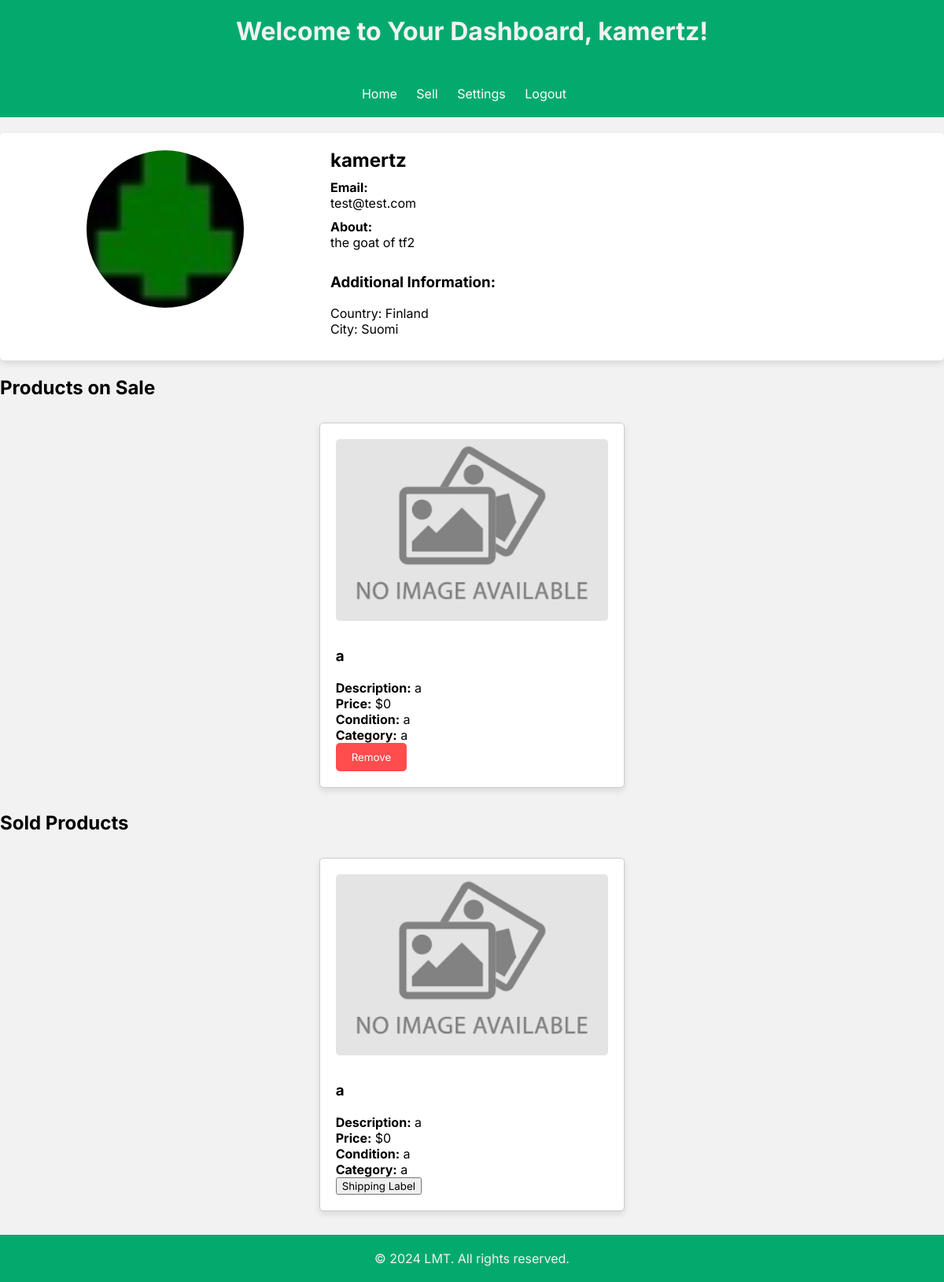
Page /pages/profile/profile.php (signed in) on the committed database.
### tables this page shows
CREATE TABLE users (
    id INTEGER PRIMARY KEY AUTOINCREMENT,
    username VARCHAR(100) NOT NULL,
    email VARCHAR(255) NOT NULL,
    password VARCHAR NOT NULL,
    permissions VARCHAR(50) NOT NULL DEFAULT 'user',
    created_at TIMESTAMP DEFAULT CURRENT_TIMESTAMP,
    small_description VARCHAR(255),
    country Varchar(50),
    city VARCHAR(50) ,
    phone_number VARCHAR(13) UNIQUE,
    image VARCHAR DEFAULT '../../../assets/Default_pfp.svg.png'
);

CREATE TABLE products(
    id INTEGER PRIMARY KEY AUTOINCREMENT,
    title VARCHAR(255) NOT NULL,
    description TEXT NOT NULL,
    price DECIMAL(10, 2) NOT NULL,
    condition VARCHAR(50),
    category VARCHAR(100),
    seller_id INT NOT NULL,
    quantity INTEGER DEFAULT 1,
    created_at TIMESTAMP DEFAULT CURRENT_TIMESTAMP,
    updated_at TIMESTAMP DEFAULT CURRENT_TIMESTAMP
);

CREATE TABLE images(
    id INTEGER PRIMARY KEY AUTOINCREMENT,
    title VARCHAR(50) REFERENCES products(title),
    img_url VARCHAR DEFAULT '../../assets/images.png',--remover isto da db
    carousel_img VARCHAR DEFAULT '../../assets/images.png',
    product_id INTEGER,
    FOREIGN KEY (product_id) REFERENCES products(id)
);

CREATE TABLE sold_products (
    id INTEGER PRIMARY KEY AUTOINCREMENT,
    product_id INTEGER NOT NULL,
    user_id INTEGER NOT NULL,
    seller_id INTEGER NOT NULL,
    FOREIGN KEY (product_id) REFERENCES products(id),
    FOREIGN KEY (user_id) REFERENCES users(id),
    FOREIGN KEY (seller_id) REFERENCES users(id)
);

### pages/profile/profile.php (called while the page is built, shortened)
<?php
require_once '../../database/read_tables.php';
require_once '../../common/dashboard_header.php';
require_once '../../common/dashboard_footer.php';
require_once '../../templates/profile_page.php';
require_once '../../utils/getters.php';
$db = getDatabaseConnection();
$username = $_SESSION['username'];
$row = getUserByUsername($db, $username);
$is_admin = $row['permissions'] === 'admin';
$is_seller = $row['permissions'] === 'seller';
$products = getProductsBySellerId($db, $row['id']);
$sold_products = getSoldProductsBySellerId($db, $row['id']);
draw_header($username,$is_admin, $is_seller,"profile");
draw_profile_main($row, $username, $products, $sold_products, $db);
draw_footer()
?>

### utils/getters.php (called while the page is built, shortened)
<?php
function getUserByUsername($db, $username)
{
    $query = "SELECT * FROM users WHERE username = :username";
    $stmt = $db->prepare($query);
    $stmt->bindParam(":username", $username);
    $stmt->execute();
    $row = $stmt->fetch(PDO::FETCH_ASSOC);
    return $row;
}
function getProductsBySellerId($db, $sellerId)
{
    $product_query = "SELECT * FROM products WHERE seller_id = :seller_id";
    $product_stmt = $db->prepare($product_query);
    $product_stmt->bindParam(":seller_id", $sellerId);
    $product_stmt->execute();
    $products = $product_stmt->fetchAll(PDO::FETCH_ASSOC);
    return $products;
}
function fetchData($db, $query, $params = [])
{
    $stmt = $db->prepare($query);
    $stmt->execute($params);
    return $stmt->fetch(PDO::FETCH_ASSOC);
}
    function getSoldProductsBySellerId($db, $sellerId) {
        $query = "
            SELECT sp.*, p.title AS product_title, u.username AS buyer_username
            FROM sold_products sp
            JOIN products p ON sp.product_id = p.id
            JOIN users u ON sp.user_id = u.id
            WHERE sp.seller_id = :seller_id ";
        $stmt = $db->prepare($query);
        $stmt->bindParam(":seller_id", $sellerId, PDO::PARAM_INT);
        $stmt->execute();
        $sold_products = $stmt->fetchAll(PDO::FETCH_ASSOC);
        return $sold_products;
    }
?>

### templates/profile_page.php (the view, shortened to what this page needs)
<?php
function draw_profile_main($row, $username, $products, $sold_products, $db)
{
    ?>
    <main>
        <section class="profile">
            <section class="profile-image-container">
                <img src="<?php echo htmlspecialchars($row['image']); ?>" alt="Profile Picture">
            </section>
            <section class="profile-details">
                <h2><?php echo htmlspecialchars($row['username']); ?></h2>
                <section class="profile-info">
                    <label>Email:</label>
                    <p><?php echo htmlspecialchars($row['email']); ?></p>
                </section>
                <?php if (!empty(trim($row['small_description']))): ?>
                    <section class="profile-info">
                        <label>About:</label>
                        <p><?php echo htmlspecialchars($row['small_description']); ?></p>
                    </section>
                <?php endif; ?>
                <?php if (!empty(trim($row['country'])) || !empty(trim($row['city'])) || !empty(trim($row['phone_number']))): ?>
                    <section class="profile-info">
                        <h3>Additional Information:</h3>
                        <?php if (!empty(trim($row['country']))): ?>
                            <p>Country: <?php echo htmlspecialchars($row['country']); ?></p>
                        <?php endif; ?>
                        <?php if (!empty(trim($row['city']))): ?>
                            <p>City: <?php echo htmlspecialchars($row['city']); ?></p>
                        <?php endif; ?>
                    </section>
                <?php endif; ?>
            </section>
        </section>
        <section>
            <h2>Products on Sale</h2>
            <section class="products-container">
                <?php foreach ($products as $product):
                    $product_id = $product['id'];
                    $productImage = fetchData($db, 'SELECT carousel_img FROM images WHERE product_id = :product_id LIMIT 1', [':product_id' => $product_id]);
                    ?>
                    <section class="product-card">
                        <img src="<?php echo htmlspecialchars($productImage['carousel_img']); ?>" alt="Product Image">
                        <h3><?php echo htmlspecialchars($product['title']); ?></h3>
                        <p><strong>Description:</strong> <?php echo htmlspecialchars($product['description']); ?></p>
                        <p><strong>Price:</strong> $<?php echo htmlspecialchars($product['price']); ?></p>
                        <p><strong>Condition:</strong> <?php echo htmlspecialchars($product['condition']); ?></p>
                        <p><strong>Category:</strong> <?php echo htmlspecialchars($product['category']); ?></p>
                        <form method="post" action="../../actions/remove_product.php">
                            <button type="submit" id="remove-button">Remove</button>
                        </form>
                    </section>
                <?php endforeach; ?>
            </section>
        </section>
        <section>
            <h2>Sold Products</h2>
            <section class="products-container">
                <?php if (empty($sold_products)) { ?>
                    <section class="column" style="width:100%;">
                        <h3>No products yet</h3>
                    </section>
                <?php } else {
                    foreach ($sold_products as $product) {
                        $product_id = $product['product_id'];
                        $product_details = fetchData($db, 'SELECT * FROM products WHERE id = :product_id', [':product_id' => $product_id]);
                        $product_image = fetchData($db, 'SELECT carousel_img FROM images WHERE product_id = :product_id LIMIT 1', [':product_id' => $product_id]);
                        ?>
                        <section class="product-card">
                            <img src="<?php echo htmlspecialchars($product_image['carousel_img']); ?>" alt="Product Image">
                            <h3><?php echo htmlspecialchars($product_details['title']); ?></h3>
                            <p><strong>Description:</strong> <?php echo htmlspecialchars($product_details['description']); ?></p>
                            <p><strong>Price:</strong> $<?php echo htmlspecialchars($product_details['price']); ?></p>
                            <p><strong>Condition:</strong> <?php echo htmlspecialchars($product_details['condition']); ?></p>
                            <p><strong>Category:</strong> <?php echo htmlspecialchars($product_details['category']); ?></p>
                            <a href="../../pages/shipping_label/shipping_label.php?sold_product_id=<?php echo htmlspecialchars($product['id']); ?>" target="_blank">
                                <button>Shipping Label</button>
                            </a>
                        </section>
                    <?php }
                } ?>
            </section>
        </section>
    </main>
    <?php
}
?>

### common/dashboard_header.php (shortened to what this page needs)
<?php
function draw_header($username, $is_admin, $is_seller, $currentPage) {
    draw_html_structure();
    draw_header_content($username);
    draw_navigation_menu($is_admin, $is_seller, $currentPage);
}
function draw_html_structure() {
    ?>
    <!DOCTYPE html>
    <html lang="en">
    <head>
        <link rel="stylesheet" href="../../../css/dashboard.css">
        <link rel="stylesheet" href="../../../css/container.css">
        <link rel="stylesheet" href="../../../css/profile_image.css">
    </head>
    <body>
    <?php
}
function draw_header_content($username) {
    ?>
    <header>
        <h1>Welcome to Your Dashboard, <?php echo $username; ?>!</h1>
    </header>
    <?php
}
function draw_navigation_menu($is_admin, $is_seller, $currentPage) {
    ?>
    <nav>
        <ul>
            <li><a href="../main_page/index.php">Home</a></li>
            <li><a href="../sell_items/sell_page.php">Sell</a></li>
            <li><a href="<?php echo ($currentPage == 'profile') ? 'settings.php' : 'profile.php'; ?>"><?php echo ($currentPage == 'profile') ? 'Settings' : 'Profile'; ?></a></li>
            <li><a href="../../actions/logout.php">Logout</a></li>
        </ul>
    </nav>
    <?php
}
?>

### common/dashboard_footer.php
<?php
    function draw_footer(){
?>
    <footer>
            <p>© <?php echo date("Y"); ?> LMT. All rights reserved.</p>
    </footer>
<?php
}
?>

### css/dashboard.css (style rules this page uses)
* { font-family: "Inter", sans-serif; }
body, h1, h2, p, ul, li { margin: 0; padding: 0; }
body { background-color: #f2f2f2; }
header, nav, footer { background-color: #04aa6d; color: #f2f2f2; padding: 20px; text-align: center; }
header h1 { margin-bottom: 10px; }
nav ul { list-style-type: none; }
nav ul li { display: inline; margin-right: 20px; }
nav ul li a { color: #fff; text-decoration: none; }
.profile-details { flex: 2; display: flex; flex-direction: column; justify-content: center; }
.profile-details h2 { margin-bottom: 10px; }
.profile-info { margin-bottom: 10px; }
.profile-info label { font-weight: bold; margin-right: 10px; }
.products-container { display: flex; flex-wrap: wrap; justify-content: center; padding: 20px; }
.product-card { border: 1px solid #ccc; border-radius: 5px; padding: 20px; margin: 10px; width: calc(33.33% - 40px); background-color: #fff; box-shadow: 0 4px 8px rgba(0, 0, 0, 0.1); }
.product-card img { width: 100%; border-radius: 5px; margin-bottom: 10px; }
#remove-button { background-color: #ff4d4d; color: white; border: none; padding: 10px 20px; border-radius: 5px; cursor: pointer; transition: background-color 0.3s; }
footer { padding: 20px; text-align: center; position: relative; bottom: 0; }

### css/profile_image.css (style rules this page uses)
.profile { display: flex; flex-wrap: wrap; justify-content: center; padding: 20px; background-color: #fff; margin: 20px auto; box-shadow: 0 4px 8px rgba(0, 0, 0, 0.1); border-radius: 5px; }
.profile-image-container { flex: 1; text-align: center; margin-right: 20px; }
.profile-image-container img { width: 200px; height: 200px; object-fit: cover; border-radius: 50%; border: 2px solid #fff; }

### rows in the picture
users: image (picture), username "kamertz", email "test@test.com", small_description "the goat of tf2", country "Finland", city "Suomi"
products: images.carousel_img (picture), title "a", description "a", price "0", condition "a", category "a"
sold_products: images.carousel_img (picture), product.title "a", product.description "a", product.price "0", product.condition "a", product.category "a"

### other values in the picture
$username "kamertz"
